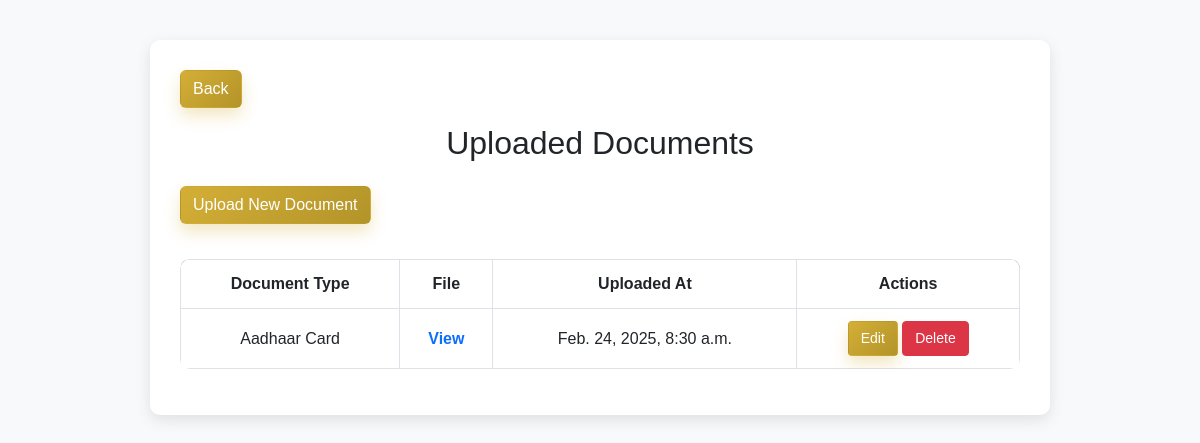
The app's page /mafazapp/documents/ (signed in) with its own data.
### mafazapp/models.py (models this page shows, shortened)
class UserDocument(models.Model):
    DOCUMENT_TYPES = [
        ('aadhaar', 'Aadhaar Card'),
        ('voter_id', 'Voter ID'),
        ('passbook', 'Passbook'),
        ('other', 'Other')
    ]
    user = models.ForeignKey(settings.AUTH_USER_MODEL, on_delete=models.CASCADE, related_name='documents')
    document_type = models.CharField(max_length=20, choices=DOCUMENT_TYPES)
    file = models.FileField(upload_to='user_documents/')
    uploaded_at = models.DateTimeField(auto_now_add=True)

### mafazapp/views.py (the view, shortened to what this page needs)
# urls.py: path('documents/', views.document_list, name='document_list'),
def document_list(request):
    documents = UserDocument.objects.filter(user=request.user)
    form = UserDocumentForm()
    edit_form = None
    document_to_edit = None
    document_id = request.GET.get('edit')
    if document_id:
        document_to_edit = get_object_or_404(UserDocument, id=document_id, user=request.user)
        edit_form = UserDocumentForm(instance=document_to_edit)
    return render(request, 'document_list.html', {
        'documents': documents,
        'form': form,
        'edit_form': edit_form,
        'document_to_edit': document_to_edit
    })

### mafazapp/templates/document_list.html (shortened to what this page needs)
<!DOCTYPE html>
<html lang="en">
<head>
    <link href="https://cdn.jsdelivr.net/npm/bootstrap@5.3.0/dist/css/bootstrap.min.css" rel="stylesheet">
</head>
<body class="documentbody">
    <div class="container">
        <a href="{% url 'userdashboard' %}" class="btn btn-gold mb-3">
            Back
        </a>
        <h2 class="text-center mb-4">Uploaded Documents</h2>
        <button class="btn btn-gold btn-upload" data-bs-toggle="modal" data-bs-target="#uploadModal">
            Upload New Document
        </button>
        <div class="table-responsive">
            <table class="table table-bordered table-hover">
                <thead>
                    <tr>
                        <th>Document Type</th>
                        <th>File</th>
                        <th>Uploaded At</th>
                        <th>Actions</th>
                    </tr>
                </thead>
                <tbody>
                    {% for document in documents %}
                    <tr>
                        <td>{{ document.get_document_type_display }}</td>
                        <td><a href="{{ document.file.url }}" target="_blank" class="text-primary">View</a></td>
                        <td>{{ document.uploaded_at }}</td>
                        <td>
                            <button class="btn btn-gold btn-sm" onclick="openEditModal('{{ document.id }}', '{{ document.document_type }}')">Edit</button>
                            <button class="btn btn-danger btn-sm" onclick="openDeleteModal('{{ document.id }}')">Delete</button>
                        </td>
                    </tr>
                    {% empty %}
                    <tr>
                        <td colspan="4" class="text-center">No documents uploaded yet.</td>
                    </tr>
                    {% endfor %}
                </tbody>
            </table>
        </div>
    </div>
</body>
</html>

### mafazapp/templates/document_list.html (style rules this page uses)
:root { --glass-bg: rgba(255, 255, 255, 0.15); --glass-border: rgba(255, 255, 255, 0.18); --glass-shadow: rgba(0, 0, 0, 0.1); --primary-dark: #1a3d37; --primary-light: #2c5851; --accent-gold: #d4af37; --text-primary: #2d3436; --text-light: rgba(255, 255, 255, 0.9); --warning: #f39c12; --success: #27ae60; --danger: #e74c3c; }
body { font-family: 'Arial', sans-serif; background-color: #f8f9fa; padding: 40px 0; }
.container { max-width: 900px; background: white; padding: 30px; border-radius: 10px; box-shadow: 0px 5px 15px rgba(0, 0, 0, 0.1); }
.btn-upload { margin-bottom: 15px; }
.table { margin-top: 20px; background: white; border-radius: 10px; overflow: hidden; }
.table thead { background-color: #343a40; color: white; }
.table th, .table td { text-align: center; padding: 12px; vertical-align: middle; }
.table a { text-decoration: none; font-weight: bold; }
.btn-sm { padding: 6px 12px; font-size: 14px; }
.btn-gold { background: linear-gradient(135deg, var(--accent-gold), #b39429); color: #ffffff; box-shadow: 0 8px 16px rgba(212, 175, 55, 0.3); }

### records on screen
UserDocument: document_type "Aadhaar Card", uploaded_at "Feb. 24, 2025, 8:30 a.m."
